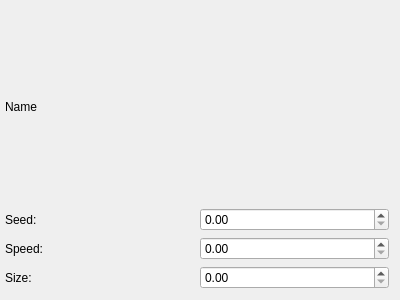
<?xml version="1.0" encoding="UTF-8"?>
<ui version="4.0">
 <class>MoonControl</class>
 <widget class="QWidget" name="MoonControl">
  <property name="geometry">
   <rect>
    <x>0</x>
    <y>0</y>
    <width>400</width>
    <height>300</height>
   </rect>
  </property>
  <layout class="QVBoxLayout" name="moonPropertiesLayout">
   <property name="leftMargin">
    <number>5</number>
   </property>
   <item>
    <widget class="QLabel" name="nameText">
     <property name="text">
      <string>Name</string>
     </property>
    </widget>
   </item>
   <item>
    <layout class="QHBoxLayout" name="moonSeed">
     <item>
      <widget class="QLabel" name="label_2">
       <property name="text">
        <string>Seed:</string>
       </property>
      </widget>
     </item>
     <item>
      <widget class="QDoubleSpinBox" name="moonSeedInput"/>
     </item>
    </layout>
   </item>
   <item>
    <layout class="QHBoxLayout" name="horizontalLayout">
     <item>
      <widget class="QLabel" name="label_3">
       <property name="text">
        <string>Speed:</string>
       </property>
      </widget>
     </item>
     <item>
      <widget class="QDoubleSpinBox" name="moonSpeedInput"/>
     </item>
    </layout>
   </item>
   <item>
    <layout class="QHBoxLayout" name="scale">
     <item>
      <widget class="QLabel" name="label">
       <property name="text">
        <string>Size:</string>
       </property>
      </widget>
     </item>
     <item>
      <widget class="QDraggableDoubleSpinBox" name="moonScaleInput"/>
     </item>
    </layout>
   </item>
  </layout>
 </widget>
 <customwidgets>
  <customwidget>
   <class>QDraggableDoubleSpinBox</class>
   <extends>QDoubleSpinBox</extends>
   <header location="global">views/controls/QDraggableDoubleSpinBox.h</header>
  </customwidget>
 </customwidgets>
 <resources/>
 <connections/>
</ui>
